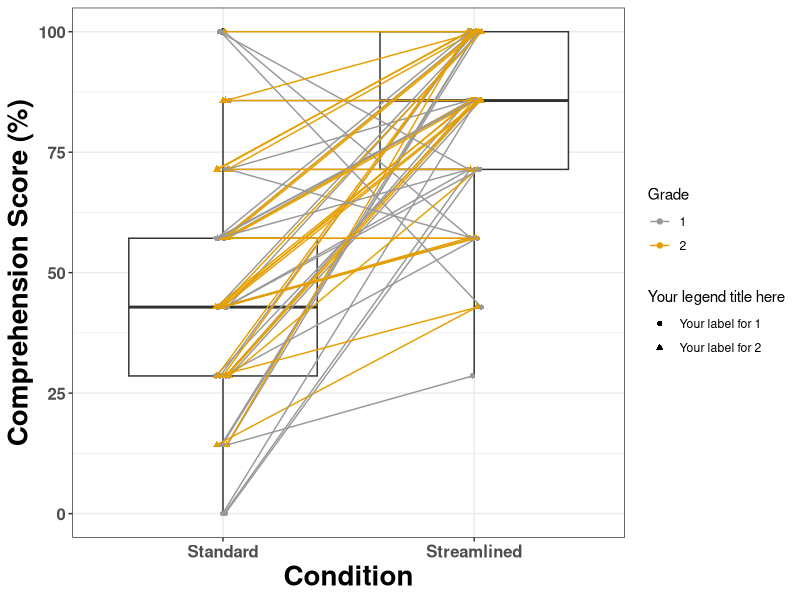
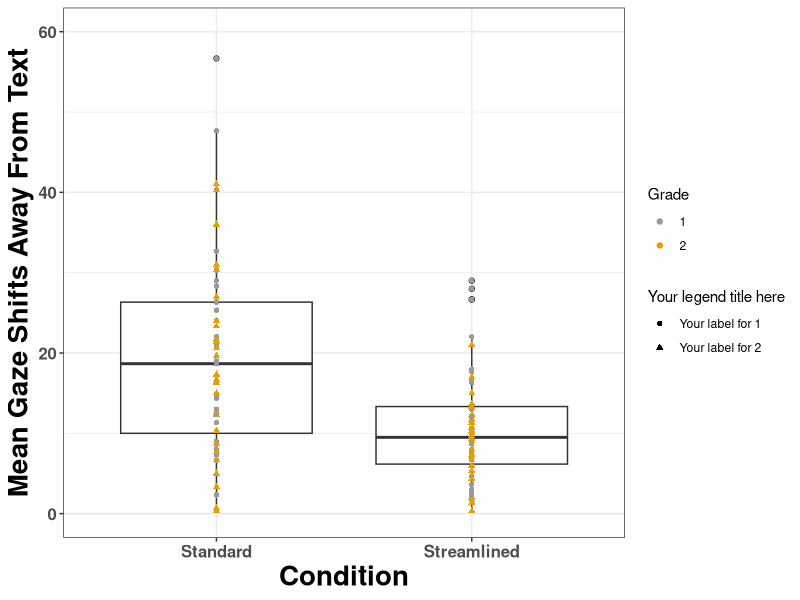

R code for these plots, in order:
## ---- chunk 1
library(ggplot2)
my.data <- read.csv("PairedBoxPlots_Data.csv")

my.data$id = factor(rep(1:60,2))
x <- rep(c(1,2), each=60)
my.data$xj <- jitter(x, amount=.03) 

ggplot(data = my.data, aes(x = as.factor(Condition), y = Comprehension)) +
  geom_boxplot() + 
 geom_point(data = my.data, aes(x=xj, colour = factor(Grade),shape = factor(Grade))) +
  geom_line(aes(x=xj, group=id, color = factor(Grade))) +
  xlab("Condition") + ylab("Comprehension Score (%)") +
  theme_bw() + #box
  theme(axis.text=element_text(size=12,face="bold"), axis.title=element_text(size=20,face="bold")) +
  labs(colour="Grade",shape="Grade") +
  #Change scale_colour and scale_shape simultaneously if you would like to customize your legend
  scale_colour_discrete(name  ="Your legend title here",
                            breaks=c(1, 2),
                            labels=c("Your label for 1", "Your label for 2")) +
      scale_shape_discrete(name  ="Your legend title here",
                           breaks=c(1, 2),
                           labels=c("Your label for 1", "Your label for 2")) +
  #Personalize colors here by replacing the inputs. P.S. something like "red" "blue" and other conventional colors works
  scale_color_manual(values=c("#999999", "#E69F00"))
## ---- chunk 2
my.data <- my.data[!(is.na(my.data$GazeShiftsAway)), ]
ggplot(data = my.data, aes(x = as.factor(Condition), y = GazeShiftsAway)) +
  #This should also work when you want to delete outliers but usually you need to define a limit somewhere
  geom_boxplot() + 
  geom_point(data = my.data, aes(colour = factor(Grade),shape = factor(Grade))) +
  #Adjust the value here in the quantile function to decide what quantile are kept when everything else is removed
  scale_y_continuous(limits = quantile(my.data$GazeShiftsAway, c(0, 0.99))) +
  #change the values here to reset the scale of y-axis so that the empty part of the graph is removed
  coord_cartesian(ylim=c(0, 60)) +
  xlab("Condition") + ylab("Mean Gaze Shifts Away From Text") +
  theme_bw() + #box
  theme(axis.text=element_text(size=12,face="bold"), axis.title=element_text(size=20,face="bold")) +
  labs(colour="Grade",shape="Grade") +
  #Change scale_colour and scale_shape simultaneously if you would like to customize your legend
  scale_colour_discrete(name  ="Your legend title here",
                            breaks=c(1, 2),
                            labels=c("Your label for 1", "Your label for 2")) +
  scale_shape_discrete(name  ="Your legend title here",
                           breaks=c(1, 2),
                           labels=c("Your label for 1", "Your label for 2")) +
  #Personalize colors here by replacing the inputs. P.S. something like "red" "blue" and other conventional colors works
  scale_color_manual(values=c("#999999", "#E69F00"))
